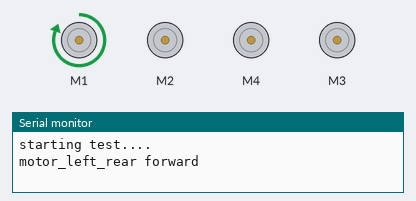
A sketch run on a simulated Arduino Uno, built with avr-gcc and run on an emulated ATmega328P. Parts: 4 × DC motor (green arrow = forward, orange = backward, longer = faster), the last lines printed to the serial monitor.

Above: at 0.5 s.
At 1.5 s:
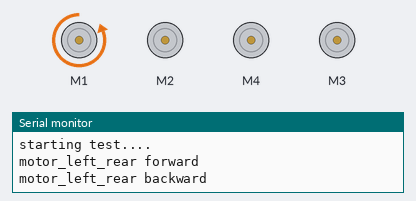
At 3.5 s:
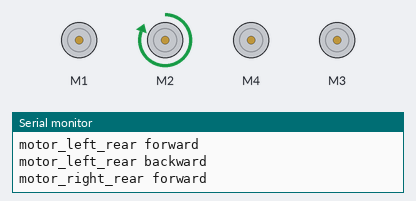
At 6.5 s:
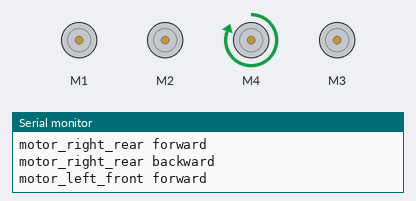
At 9.5 s:
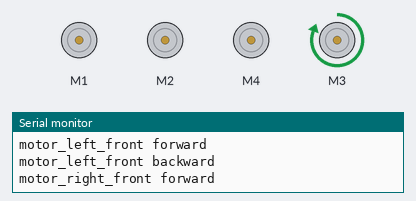
At 12.0 s:
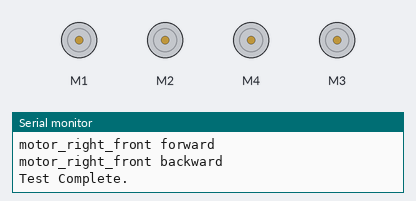
Timing chart, 0 to 16.9 s (numbered marks = the images above):
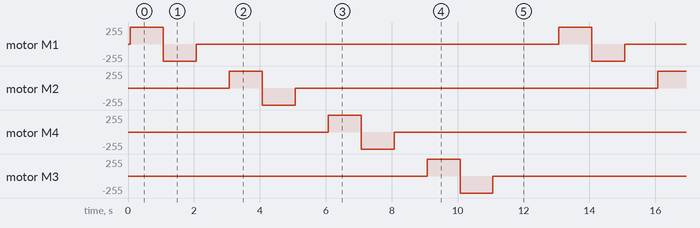

The sketch:

connection-test.ino
```cpp
#include <AFMotor.h>
AF_DCMotor motor_left_rear(1, MOTOR12_64KHZ);
AF_DCMotor motor_right_rear(2, MOTOR12_64KHZ);
AF_DCMotor motor_right_front(3, MOTOR12_64KHZ);
AF_DCMotor motor_left_front(4, MOTOR12_64KHZ);
// ping sensor
const int pingPin = 2;


// adjust these till the robot goes streight to compensate for motor differences
int power_forward_right = 255; /* half power on turns */

void setup() {
 Serial.begin(9600);
  Serial.begin(9600);
  motor_left_rear.setSpeed(power_forward_right);
  motor_right_rear.setSpeed(power_forward_right);
  motor_left_front.setSpeed(power_forward_right);
  motor_right_front.setSpeed(power_forward_right);
 // set up Serial library at 9600 bps
 Serial.println("Testing motor connections.  Order is left rear, right rear, left front, right front...");


}

void loop() {
 Serial.println("starting test....");

 Serial.println("motor_left_rear forward");
 motor_left_rear.run(FORWARD); // turn it on going forward
 delay(1000);
 Serial.println("motor_left_rear backward");
 motor_left_rear.run(BACKWARD); // the other way
 delay(1000);
 motor_left_rear.run(RELEASE); //stopped
 delay(1000);


 Serial.println("motor_right_rear forward");
 motor_right_rear.run(FORWARD); // turn it on going forward
 delay(1000);
 Serial.println("motor_right_rear backward");
 motor_right_rear.run(BACKWARD); // the other way
 delay(1000);
 motor_right_rear.run(RELEASE); //stopped
 delay(1000);

 Serial.println("motor_left_front forward");
 motor_left_front.run(FORWARD); // turn it on going forward
 delay(1000);
 Serial.println("motor_left_front backward");
 motor_left_front.run(BACKWARD); // the other way
 delay(1000);
 motor_left_front.run(RELEASE); //stopped
 delay(1000);

 Serial.println("motor_right_front forward");
 motor_right_front.run(FORWARD); // turn it on going forward
 delay(1000);
 Serial.println("motor_right_front backward");
 motor_right_front.run(BACKWARD); // the other way
 delay(1000);
 motor_right_front.run(RELEASE); //stopped

 Serial.println("Test Complete.");
 Serial.println("");
 delay(2000);
}
```

Measured:
- by itself, motor M1, motor M2, motor M4, motor M3: repeats every 13.0 s: backward 255/255 1.0 s, stopped 11.0 s, forward 255/255 1.0 s
